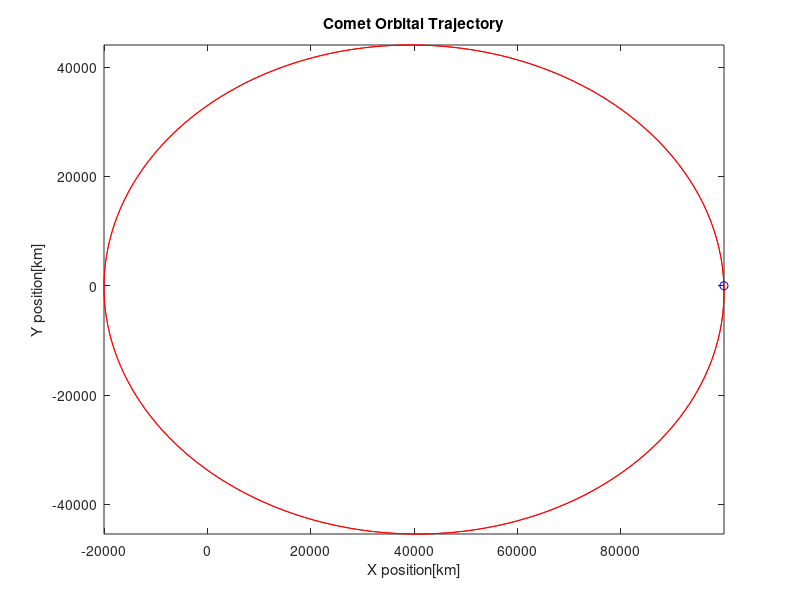
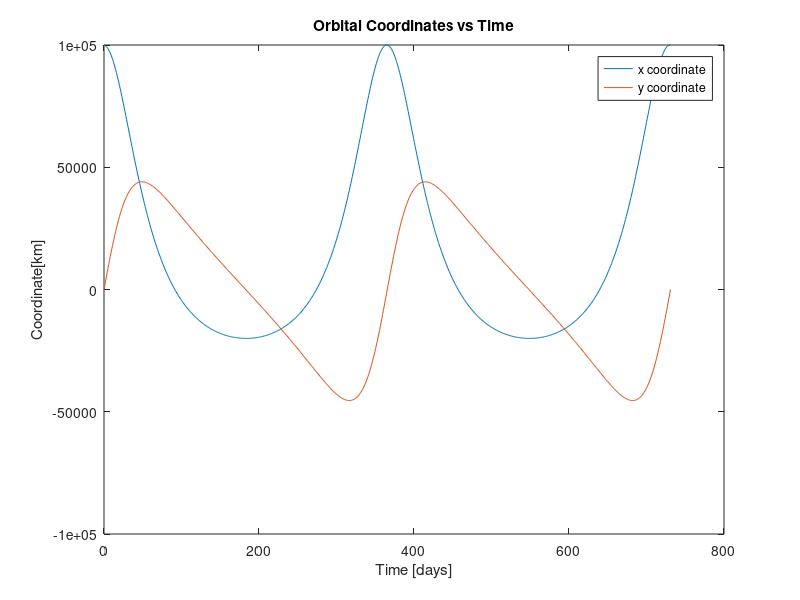

The MATLAB source for these figures, in order:
%Atticus Russell
%2/14/2019
%Studio 5
%eliptical comet
clear
clc

%empty arrays
x=zeros(731,1);
y=zeros(731,1);
t=0;
tmax=731;
nmax=731;
dt=tmax/(nmax-1);
phimax=4*pi;
%set day as zero
 for n=1:731
     t(n)=(n-1)*dt;
     r(n)=10000*10/((3-2*cos(2*pi*n/365)));
     phi(n)=(phimax/tmax)*t(n);
     x(n)=r(n)*cos(phi(n));
     y(n)=r(n)*sin(phi(n));
 end

 fprintf('     r           n      phi       x           y \n')
for n=1:731
    fprintf(' %7.3f %7.3f %7.3f   %9.3f    %9.3f\n', r(n), n,phi(n), x(n), y(n))
end
figure(1)
comet(x,y)
hold on
title('Comet Orbital Trajectory')
xlabel('X position[km]')
ylabel('Y position[km]')
hold off
figure(2)
plot(t,x)
hold on
plot(t,y)
title('Orbital Coordinates vs Time')
xlabel('Time [days]')
ylabel('Coordinate[km]')
legend('x coordinate', 'y coordinate')
hold off